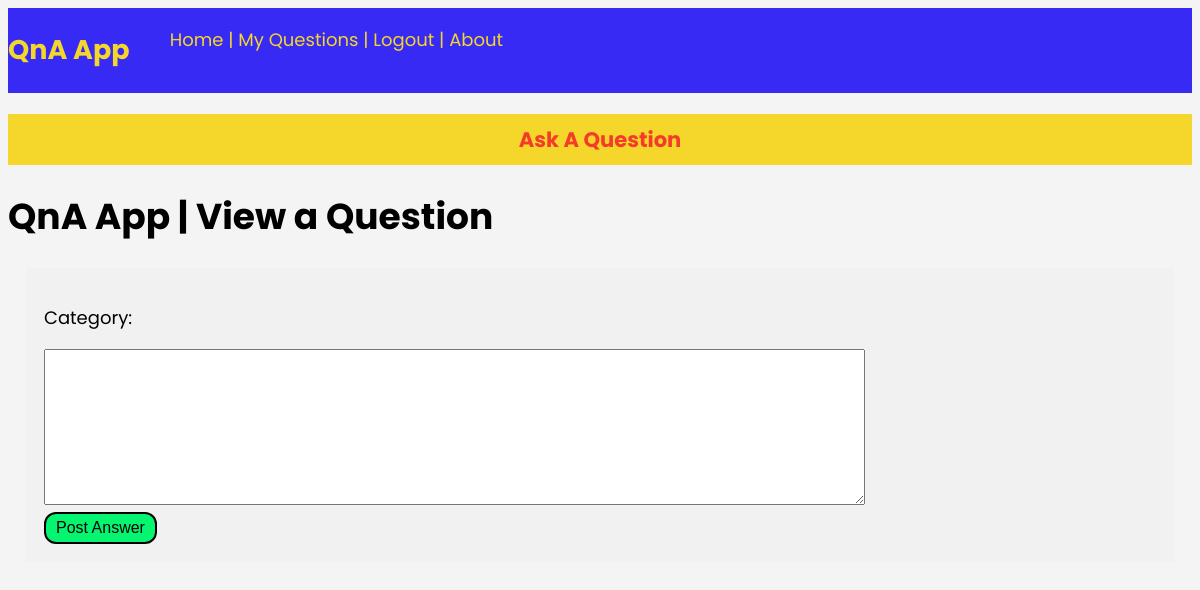
The page /viewaquestion/10 (signed in) on the database as committed earlier.
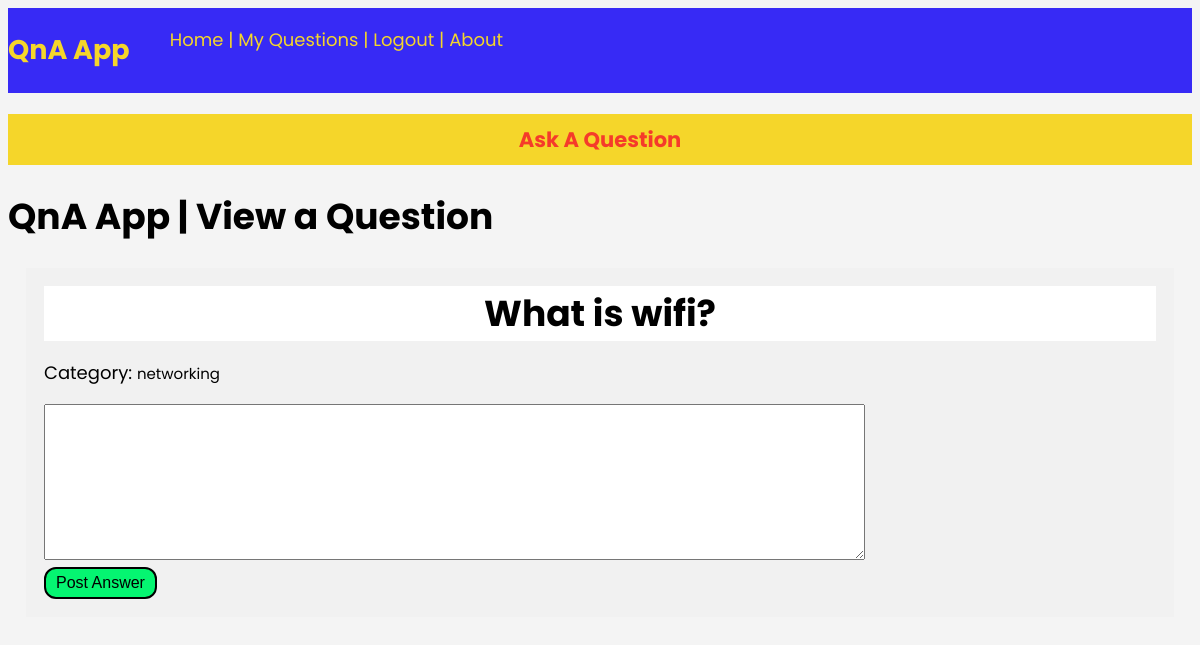
The same page on the database as committed later.
### models.py (models this page shows)
class Question(db.Model):
    id = db.Column(db.Integer, primary_key = True)
    question_text = db.Column(db.Text, nullable = False)
    category = db.Column(db.String(20), nullable = False)
    asked_by_id = db.Column(db.Integer, db.ForeignKey('user.id'))
    answers_to_question = db.relationship(
        'Answer',
        foreign_keys = 'Answer.for_question_id',
        backref='the_question',
        lazy=True
    )

### app.py (the view, shortened to what this page needs)
@app.route('/viewaquestion/<int:question_id>',methods=['GET' , 'POST'])
@login_required
def view(question_id):
    question = Question.query.filter_by(id=question_id).first()
    return render_template('view.html', question=question)

### app.py (called while the page is built)
@login_manager.user_loader
def load_user(user_id):
    return User.query.get(user_id)

### templates/view.html (shortened to what this page needs)
{% extends "base.html" %}
{% block content %}
<h1>QnA App | View a Question</h1>
<div class="container-question">
  <h1><center>{{ question.question_text }}</center></h1>
  <p>Category: <small>{{ question.category }}</small></p>
      <form action="{{ url_for('view') }}" method="post">
        <textarea name="answerText" cols="100%" rows="10"></textarea>
        <br />
        <button type="submit">Post Answer</button>
      </form>
    </div>
  </body>
</html>
{% endblock %}

Rows that differ between the two databases and show on the page:
added Question: question_text "What is wifi?", category "networking"
